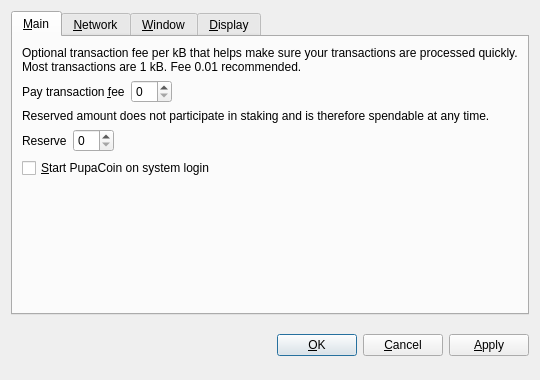
<?xml version="1.0" encoding="UTF-8"?>
<ui version="4.0">
 <class>OptionsDialog</class>
 <widget class="QDialog" name="OptionsDialog">
  <property name="geometry">
   <rect>
    <x>0</x>
    <y>0</y>
    <width>540</width>
    <height>380</height>
   </rect>
  </property>
  <property name="windowTitle">
   <string>Options</string>
  </property>
  <property name="modal">
   <bool>true</bool>
  </property>
  <layout class="QVBoxLayout" name="verticalLayout">
   <item>
    <widget class="QTabWidget" name="tabWidget">
     <property name="tabPosition">
      <enum>QTabWidget::North</enum>
     </property>
     <property name="currentIndex">
      <number>0</number>
     </property>
     <widget class="QWidget" name="tabMain">
      <attribute name="title">
       <string>&amp;Main</string>
      </attribute>
      <layout class="QVBoxLayout" name="verticalLayout_Main">
       <item>
        <widget class="QLabel" name="transactionFeeInfoLabel">
         <property name="text">
          <string>Optional transaction fee per kB that helps make sure your transactions are processed quickly. Most transactions are 1 kB. Fee 0.01 recommended.</string>
         </property>
         <property name="textFormat">
          <enum>Qt::PlainText</enum>
         </property>
         <property name="wordWrap">
          <bool>true</bool>
         </property>
        </widget>
       </item>
       <item>
        <layout class="QHBoxLayout" name="horizontalLayoutFee">
         <item>
          <widget class="QLabel" name="transactionFeeLabel">
           <property name="text">
            <string>Pay transaction &amp;fee</string>
           </property>
           <property name="textFormat">
            <enum>Qt::PlainText</enum>
           </property>
           <property name="buddy">
            <cstring>transactionFee</cstring>
           </property>
          </widget>
         </item>
         <item>
          <widget class="BitcoinAmountField" name="transactionFee"/>
         </item>
         <item>
          <spacer name="horizontalSpacerFee">
           <property name="orientation">
            <enum>Qt::Horizontal</enum>
           </property>
           <property name="sizeHint" stdset="0">
            <size>
             <width>40</width>
             <height>20</height>
            </size>
           </property>
          </spacer>
         </item>
        </layout>
       </item>
       <item>
        <widget class="QLabel" name="reserveBalanceInfoLabel">
         <property name="text">
          <string>Reserved amount does not participate in staking and is therefore spendable at any time.</string>
         </property>
         <property name="textFormat">
          <enum>Qt::PlainText</enum>
         </property>
         <property name="wordWrap">
          <bool>true</bool>
         </property>
        </widget>
       </item>
       <item>
        <layout class="QHBoxLayout" name="horizontalLayoutReserveBalance">
         <item>
          <widget class="QLabel" name="reserveBalanceLabel">
           <property name="text">
            <string>Reserve</string>
           </property>
           <property name="textFormat">
            <enum>Qt::PlainText</enum>
           </property>
           <property name="buddy">
            <cstring>reserveBalance</cstring>
           </property>
          </widget>
         </item>
         <item>
          <widget class="BitcoinAmountField" name="reserveBalance"/>
         </item>
         <item>
          <spacer name="horizontalSpacerReserveBalance">
           <property name="orientation">
            <enum>Qt::Horizontal</enum>
           </property>
           <property name="sizeHint" stdset="0">
            <size>
             <width>40</width>
             <height>20</height>
            </size>
           </property>
          </spacer>
         </item>
        </layout>
       </item>
       <item>
        <widget class="QCheckBox" name="bitcoinAtStartup">
         <property name="toolTip">
          <string>Automatically start PupaCoin after logging in to the system.</string>
         </property>
         <property name="text">
          <string>&amp;Start PupaCoin on system login</string>
         </property>
        </widget>
       </item>
       <item>
        <spacer name="verticalSpacer_Main">
         <property name="orientation">
          <enum>Qt::Vertical</enum>
         </property>
         <property name="sizeHint" stdset="0">
          <size>
           <width>20</width>
           <height>40</height>
          </size>
         </property>
        </spacer>
       </item>
      </layout>
     </widget>
     <widget class="QWidget" name="tabNetwork">
      <attribute name="title">
       <string>&amp;Network</string>
      </attribute>
      <layout class="QVBoxLayout" name="verticalLayout_Network">
       <item>
        <widget class="QCheckBox" name="mapPortUpnp">
         <property name="toolTip">
          <string>Automatically open the PupaCoin client port on the router. This only works when your router supports UPnP and it is enabled.</string>
         </property>
         <property name="text">
          <string>Map port using &amp;UPnP</string>
         </property>
        </widget>
       </item>
       <item>
        <widget class="QCheckBox" name="connectSocks">
         <property name="toolTip">
          <string>Connect to the PupaCoin network through a SOCKS5 proxy (e.g. when connecting through Tor).</string>
         </property>
         <property name="text">
          <string>&amp;Connect through SOCKS5 proxy:</string>
         </property>
        </widget>
       </item>
       <item>
        <layout class="QHBoxLayout" name="horizontalLayout_Network">
         <item>
          <widget class="QLabel" name="proxyIpLabel">
           <property name="text">
            <string>Proxy &amp;IP:</string>
           </property>
           <property name="textFormat">
            <enum>Qt::PlainText</enum>
           </property>
           <property name="buddy">
            <cstring>proxyIp</cstring>
           </property>
          </widget>
         </item>
         <item>
          <widget class="QValidatedLineEdit" name="proxyIp">
           <property name="maximumSize">
            <size>
             <width>140</width>
             <height>16777215</height>
            </size>
           </property>
           <property name="toolTip">
            <string>IP address of the proxy (e.g. 127.0.0.1)</string>
           </property>
          </widget>
         </item>
         <item>
          <widget class="QLabel" name="proxyPortLabel">
           <property name="text">
            <string>&amp;Port:</string>
           </property>
           <property name="textFormat">
            <enum>Qt::PlainText</enum>
           </property>
           <property name="buddy">
            <cstring>proxyPort</cstring>
           </property>
          </widget>
         </item>
         <item>
          <widget class="QLineEdit" name="proxyPort">
           <property name="maximumSize">
            <size>
             <width>55</width>
             <height>16777215</height>
            </size>
           </property>
           <property name="toolTip">
            <string>Port of the proxy (e.g. 9050)</string>
           </property>
          </widget>
         </item>
         <item>
          <spacer name="horizontalSpacer_Network">
           <property name="orientation">
            <enum>Qt::Horizontal</enum>
           </property>
           <property name="sizeHint" stdset="0">
            <size>
             <width>40</width>
             <height>20</height>
            </size>
           </property>
          </spacer>
         </item>
        </layout>
       </item>
       <item>
        <spacer name="verticalSpacer_Network">
         <property name="orientation">
          <enum>Qt::Vertical</enum>
         </property>
         <property name="sizeHint" stdset="0">
          <size>
           <width>20</width>
           <height>40</height>
          </size>
         </property>
        </spacer>
       </item>
      </layout>
     </widget>
     <widget class="QWidget" name="tabWindow">
      <attribute name="title">
       <string>&amp;Window</string>
      </attribute>
      <layout class="QVBoxLayout" name="verticalLayout_Window">
       <item>
        <widget class="QCheckBox" name="minimizeToTray">
         <property name="toolTip">
          <string>Show only a tray icon after minimizing the window.</string>
         </property>
         <property name="text">
          <string>&amp;Minimize to the tray instead of the taskbar</string>
         </property>
        </widget>
       </item>
       <item>
        <widget class="QCheckBox" name="minimizeOnClose">
         <property name="toolTip">
          <string>Minimize instead of exit the application when the window is closed. When this option is enabled, the application will be closed only after selecting Quit in the menu.</string>
         </property>
         <property name="text">
          <string>M&amp;inimize on close</string>
         </property>
        </widget>
       </item>
       <item>
        <spacer name="verticalSpacer_Window">
         <property name="orientation">
          <enum>Qt::Vertical</enum>
         </property>
         <property name="sizeHint" stdset="0">
          <size>
           <width>20</width>
           <height>40</height>
          </size>
         </property>
        </spacer>
       </item>
      </layout>
     </widget>
     <widget class="QWidget" name="tabDisplay">
      <attribute name="title">
       <string>&amp;Display</string>
      </attribute>
      <layout class="QVBoxLayout" name="verticalLayout_Display">
       <item>
        <layout class="QHBoxLayout" name="horizontalLayout_1_Display">
         <item>
          <widget class="QLabel" name="langLabel">
           <property name="text">
            <string>User Interface &amp;language:</string>
           </property>
           <property name="textFormat">
            <enum>Qt::PlainText</enum>
           </property>
           <property name="buddy">
            <cstring>lang</cstring>
           </property>
          </widget>
         </item>
         <item>
          <widget class="QValueComboBox" name="lang">
           <property name="toolTip">
            <string>The user interface language can be set here. This setting will take effect after restarting PupaCoin.</string>
           </property>
          </widget>
         </item>
        </layout>
       </item>
       <item>
        <layout class="QHBoxLayout" name="horizontalLayout_2_Display">
         <item>
          <widget class="QLabel" name="unitLabel">
           <property name="text">
            <string>&amp;Unit to show amounts in:</string>
           </property>
           <property name="textFormat">
            <enum>Qt::PlainText</enum>
           </property>
           <property name="buddy">
            <cstring>unit</cstring>
           </property>
          </widget>
         </item>
         <item>
          <widget class="QValueComboBox" name="unit">
           <property name="toolTip">
            <string>Choose the default subdivision unit to show in the interface and when sending coins.</string>
           </property>
          </widget>
         </item>
        </layout>
       </item>
       <item>
        <widget class="QCheckBox" name="coinControlFeatures">
         <property name="toolTip">
          <string>Whether to show coin control features or not.</string>
         </property>
         <property name="text">
          <string>Display coin &amp;control features (experts only!)</string>
         </property>
        </widget>
       </item>
       <item>
        <widget class="QCheckBox" name="useBlackTheme">
         <property name="text">
          <string>Use black visual theme (requires restart)</string>
         </property>
        </widget>
       </item>
       <item>
        <spacer name="verticalSpacer_Display">
         <property name="orientation">
          <enum>Qt::Vertical</enum>
         </property>
         <property name="sizeHint" stdset="0">
          <size>
           <width>20</width>
           <height>40</height>
          </size>
         </property>
        </spacer>
       </item>
      </layout>
     </widget>
    </widget>
   </item>
   <item>
    <layout class="QHBoxLayout" name="horizontalLayout_Buttons">
     <item>
      <spacer name="horizontalSpacer_1">
       <property name="orientation">
        <enum>Qt::Horizontal</enum>
       </property>
       <property name="sizeHint" stdset="0">
        <size>
         <width>40</width>
         <height>48</height>
        </size>
       </property>
      </spacer>
     </item>
     <item>
      <widget class="QLabel" name="statusLabel">
       <property name="font">
        <font>
         <weight>75</weight>
         <bold>true</bold>
        </font>
       </property>
       <property name="text">
        <string/>
       </property>
       <property name="textFormat">
        <enum>Qt::PlainText</enum>
       </property>
       <property name="wordWrap">
        <bool>true</bool>
       </property>
      </widget>
     </item>
     <item>
      <spacer name="horizontalSpacer_2">
       <property name="orientation">
        <enum>Qt::Horizontal</enum>
       </property>
       <property name="sizeHint" stdset="0">
        <size>
         <width>40</width>
         <height>48</height>
        </size>
       </property>
      </spacer>
     </item>
     <item>
      <widget class="QPushButton" name="okButton">
       <property name="text">
        <string>&amp;OK</string>
       </property>
      </widget>
     </item>
     <item>
      <widget class="QPushButton" name="cancelButton">
       <property name="text">
        <string>&amp;Cancel</string>
       </property>
       <property name="autoDefault">
        <bool>false</bool>
       </property>
      </widget>
     </item>
     <item>
      <widget class="QPushButton" name="applyButton">
       <property name="text">
        <string>&amp;Apply</string>
       </property>
       <property name="autoDefault">
        <bool>false</bool>
       </property>
      </widget>
     </item>
    </layout>
   </item>
  </layout>
 </widget>
 <customwidgets>
  <customwidget>
   <class>BitcoinAmountField</class>
   <extends>QSpinBox</extends>
   <header>bitcoinamountfield.h</header>
  </customwidget>
  <customwidget>
   <class>QValueComboBox</class>
   <extends>QComboBox</extends>
   <header>qvaluecombobox.h</header>
  </customwidget>
  <customwidget>
   <class>QValidatedLineEdit</class>
   <extends>QLineEdit</extends>
   <header>qvalidatedlineedit.h</header>
  </customwidget>
 </customwidgets>
 <resources/>
 <connections/>
</ui>
